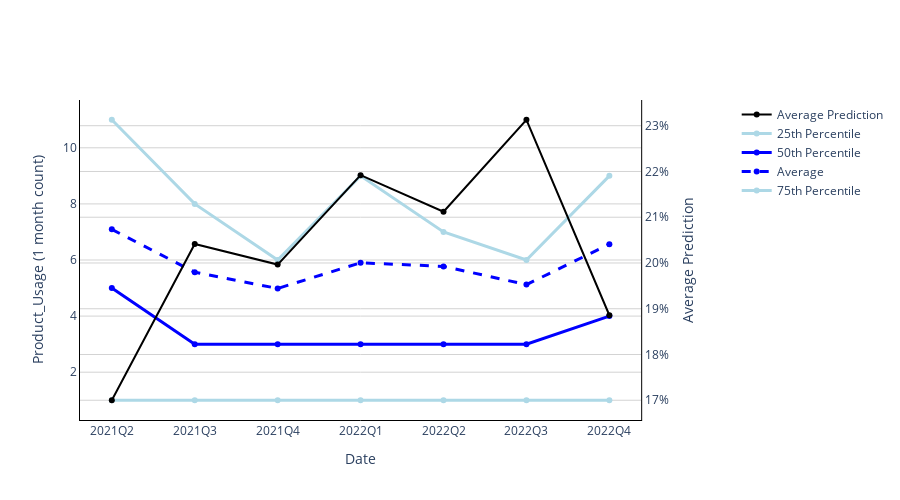

The code cell stored with this chart in its notebook:
### Markdown cell above
## Let's look at how our features may have drifted over time

### Code cell
plot_values_over_time(
    melted, 
    project_id=project_id,
    freq='Q',
    date_col=date_col, 
    feature='Product_Usage (1 month count)',
    showlegend=True,
)

### Figure 1 — Plotly figure (JSON) as saved in the notebook; plotly's stock layout.template omitted (floating-point values rounded to 4 significant figures)
{"data": [{"marker": {"color": "Black", "size": 6}, "mode": "lines+markers", "name": "Average Prediction", "type": "scatter", "x": ["2021Q2", "2021Q3", "2021Q4", "2022Q1", "2022Q2", "2022Q3", "2022Q4"], "xaxis": "x", "y": [0.17, 0.2042, 0.1996, 0.2192, 0.2112, 0.2313, 0.1886], "yaxis": "y2"}, {"line": {"color": "lightblue", "width": 3}, "mode": "lines+markers", "name": "25th Percentile", "type": "scatter", "x": ["2021Q2", "2021Q3", "2021Q4", "2022Q1", "2022Q2", "2022Q3", "2022Q4"], "y": [1, 1, 1, 1, 1, 1, 1]}, {"line": {"color": "blue", "width": 3}, "mode": "lines+markers", "name": "50th Percentile", "type": "scatter", "x": ["2021Q2", "2021Q3", "2021Q4", "2022Q1", "2022Q2", "2022Q3", "2022Q4"], "y": [5, 3, 3, 3, 3, 3, 4]}, {"line": {"color": "blue", "dash": "dash", "width": 3}, "mode": "lines+markers", "name": "Average", "type": "scatter", "x": ["2021Q2", "2021Q3", "2021Q4", "2022Q1", "2022Q2", "2022Q3", "2022Q4"], "y": [7.093, 5.563, 4.986, 5.901, 5.772, 5.123, 6.565]}, {"line": {"color": "lightblue", "width": 3}, "mode": "lines+markers", "name": "75th Percentile", "type": "scatter", "x": ["2021Q2", "2021Q3", "2021Q4", "2022Q1", "2022Q2", "2022Q3", "2022Q4"], "y": [11, 8, 6, 9, 7, 6, 9]}], "layout": {"height": 500, "hoverlabel": {"bgcolor": "white", "font": {"family": "Rockwell", "size": 16}, "namelength": -1}, "legend": {"bgcolor": "rgba(255, 255, 255, 0)", "bordercolor": "rgba(255, 255, 255, 0)", "x": 1.1, "xanchor": "left", "y": 1, "yanchor": "top"}, "plot_bgcolor": "rgba(0,0,0,0)", "showlegend": true, "xaxis": {"anchor": "y", "domain": [0, 0.94], "linecolor": "black", "linewidth": 1, "showline": true, "title": {"text": "Date"}}, "yaxis": {"anchor": "x", "domain": [0, 1], "gridcolor": "lightgray", "gridwidth": 1, "linecolor": "black", "linewidth": 1, "showgrid": true, "showline": true, "title": {"text": "Product_Usage (1 month count)"}}, "yaxis2": {"anchor": "x", "gridcolor": "lightgray", "gridwidth": 1, "linecolor": "black", "linewidth": 1, "overlaying": "y", "showgrid": true, "showline": true, "side": "right", "tickformat": ",.0%", "title": {"text": "Average Prediction"}}}}
